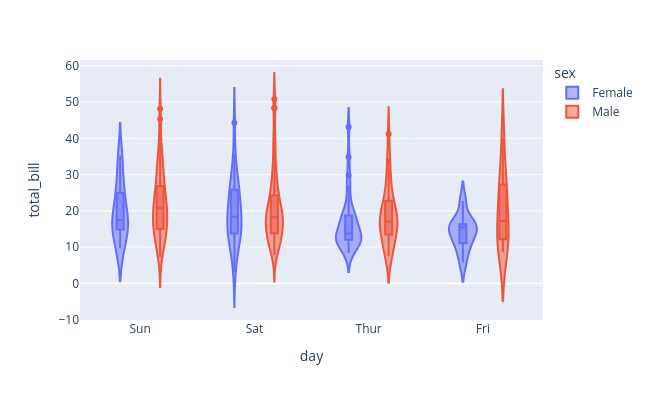

Notebook code cell kept with this figure:
### Code cell
fig = px.violin(tips, x='day', y='total_bill',
                color='sex', box=True,
                width=650, height=400)
fig.show()

### Figure 1 — Plotly figure (JSON) as saved in the notebook; plotly's stock layout.template omitted (floating-point values rounded to 4 significant figures; data arrays with more than 128 entries replaced by an {"elided": "..."} marker saying what was removed)
{"data": [{"alignmentgroup": "True", "box": {"visible": true}, "hovertemplate": "sex=Female<br>day=%{x}<br>total_bill=%{y}<extra></extra>", "legendgroup": "Female", "marker": {"color": "#636efa"}, "name": "Female", "offsetgroup": "Female", "orientation": "v", "scalegroup": "True", "showlegend": true, "type": "violin", "x": ["Sun", "Sun", "Sun", "Sun", "Sun", "Sun", "Sat", "Sat", "Sat", "Sat", "Sat", "Sat", "Sun", "Sun", "Sat", "Sat", "Sat", "Sat", "Sat", "Sat", "Sat", "Thur", "Thur", "Fri", "Fri", "Fri", "Fri", "Fri", "Sat", "Sat", "Sat", "Sat", "Sat", "Sun", "Sun", "Thur", "Thur", "Thur", "Thur", "Thur", "Thur", "Thur", "Thur", "Thur", "Thur", "Thur", "Thur", "Thur", "Thur", "Thur", "Thur", "Thur", "Thur", "Thur", "Thur", "Thur", "Thur", "Sun", "Sun", "Sun", "Sun", "Sun", "Sat", "Sat", "Sun", "Sun", "Sun", "Thur", "Thur", "Thur", "Thur", "Thur", "Thur", "Thur", "Sat", "Sat", "Sat", "Sat", "Sat", "Fri", "Fri", "Fri", "Fri", "Sat", "Sat", "Sat", "Thur"], "x0": " ", "xaxis": "x", "y": [16.99, 24.59, 35.26, 14.83, 10.33, 16.97, 20.29, 15.77, 19.65, 15.06, 20.69, 16.93, 10.29, 34.81, 26.41, 16.45, 3.07, 17.07, 26.86, 25.28, 14.73, 10.07, 34.83, 5.75, 16.32, 22.75, 11.35, 15.38, 44.3, 22.42, 20.92, 14.31, 7.25, 25.71, 17.31, 10.65, 12.43, 24.08, 13.42, 12.48, 29.8, 14.52, 11.38, 20.27, 11.17, 12.26, 18.26, 8.51, 10.33, 14.15, 13.16, 17.47, 27.05, 16.43, 8.35, 18.64, 11.87, 29.85, 25.0, 13.39, 16.21, 17.51, 10.59, 10.63, 9.6, 20.9, 18.15, 19.81, 43.11, 13.0, 12.74, 13.0, 16.4, 16.47, 12.76, 13.27, 28.17, 12.9, 30.14, 13.42, 15.98, 16.27, 10.09, 22.12, 35.83, 27.18, 18.78], "y0": " ", "yaxis": "y"}, {"alignmentgroup": "True", "box": {"visible": true}, "hovertemplate": "sex=Male<br>day=%{x}<br>total_bill=%{y}<extra></extra>", "legendgroup": "Male", "marker": {"color": "#EF553B"}, "name": "Male", "offsetgroup": "Male", "orientation": "v", "scalegroup": "True", "showlegend": true, "type": "violin", "x": {"elided": "157 str values"}, "x0": " ", "xaxis": "x", "y": {"elided": "157 float values"}, "y0": " ", "yaxis": "y"}], "layout": {"height": 400, "legend": {"title": {"text": "sex"}, "tracegroupgap": 0}, "margin": {"t": 60}, "violinmode": "group", "width": 650, "xaxis": {"anchor": "y", "domain": [0, 1], "title": {"text": "day"}}, "yaxis": {"anchor": "x", "domain": [0, 1], "title": {"text": "total_bill"}}}}
